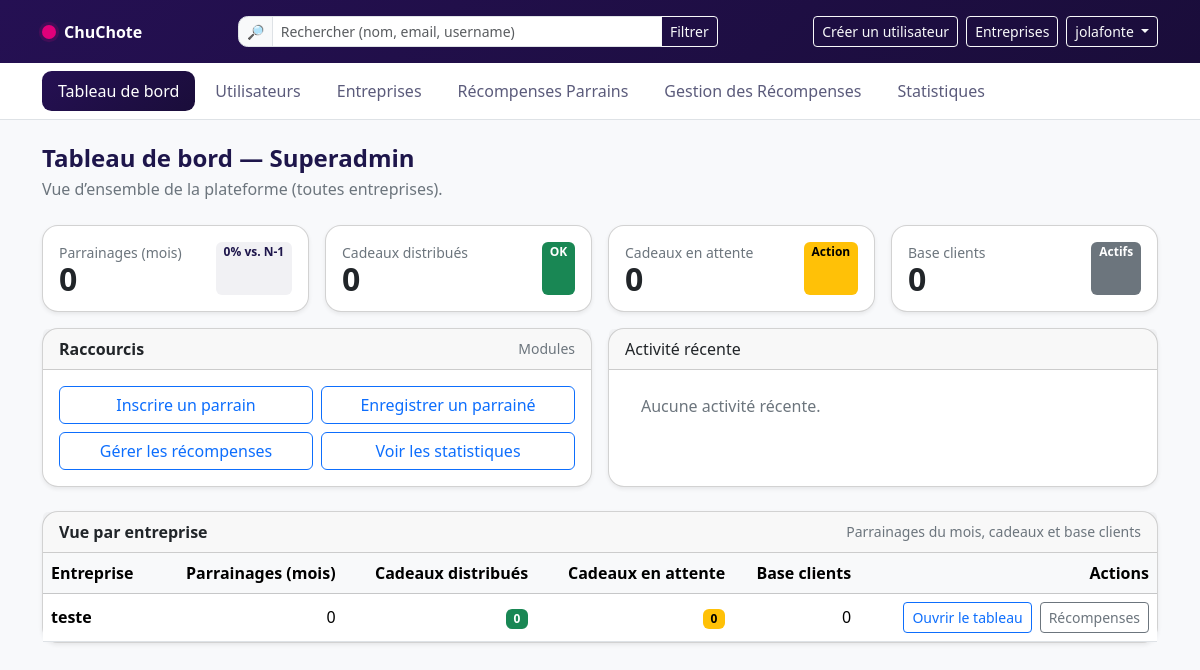
/dashboard/superadmin/ (signed in), run on the app's committed database.
### accounts/models.py (models this page shows, shortened)
class User(AbstractUser, PermissionsMixin):
    class Profile(models.TextChoices):
        SUPERADMIN = "superadmin", "Superadmin (plateforme)"
        ADMIN = "admin", "Admin d’entreprise"
        OPERATEUR = "operateur", "Opérateur"
        CLIENT = "client", "Client (V1: non utilisable)"
    profile = models.CharField(
        max_length=20,
        choices=Profile.choices,
        default=Profile.CLIENT,
    )
    company = models.ForeignKey(
        Company, on_delete=models.SET_NULL, null=True, blank=True, related_name="users"
    )
    def is_superadmin(self) -> bool:
        return self.profile == self.Profile.SUPERADMIN

class Company(models.Model):
    name = models.CharField(max_length=150, unique=True)
    slug = models.SlugField(max_length=160, unique=True, blank=True)
    is_active = models.BooleanField(default=True)
    slogan = models.CharField(max_length=255, blank=True)
    primary_color = models.CharField(
        max_length=7, default="#ec4899", validators=[hex_color_validator]
    )
    secondary_color = models.CharField(
        max_length=7, default="#000000", validators=[hex_color_validator]
    )
    logo = models.ImageField(upload_to="company_logos/", blank=True, null=True)
    class Meta:
        verbose_name = "Entreprise"
        verbose_name_plural = "Entreprises"

### dashboard/views.py (the view)
# urls.py: path("superadmin/", views.superadmin_home, name="superadmin_home"),
@login_required
def superadmin_home(request):
    if not _is_superadmin(request.user):
        raise PermissionDenied("Réservé au Superadmin.")
    companies = Company.objects.all().order_by("name")
    totals = {"referrals_month": 0, "rewards_sent": 0, "rewards_pending": 0, "clients": 0}
    rows = []
    for c in companies:
        k = _kpis_for_company(c)
        rows.append(
            {
                "company": c,
                "referrals_month": k["referrals_month"],
                "rewards_sent": k["rewards_sent"],
                "rewards_pending": k["rewards_pending"],
                "clients": k["clients"],
            }
        )
        totals["referrals_month"] += k["referrals_month"]
        totals["rewards_sent"] += k["rewards_sent"]
        totals["rewards_pending"] += k["rewards_pending"]
        totals["clients"] += k["clients"]
    events = []  # (optionnel) activité globale
    return render(
        request,
        "dashboard/superadmin_home.html",
        {"kpi": totals, "events": events, "rows": rows},
    )

### dashboard/views.py (called while the page is built)
def _is_superadmin(u) -> bool:
    return hasattr(u, "is_superadmin") and u.is_superadmin()

def _month_bounds(now=None):
    now = now or timezone.now()
    month_start = now.replace(day=1, hour=0, minute=0, second=0, microsecond=0)
    prev_month_end = month_start
    if month_start.month == 1:
        prev_month_start = month_start.replace(year=month_start.year - 1, month=12)
    else:
        prev_month_start = month_start.replace(month=month_start.month - 1)
    return month_start, prev_month_start, prev_month_end

def _kpis_for_company(company: Company):
    now = timezone.now()
    month_start, prev_month_start, prev_month_end = _month_bounds(now)
    referrals_this_month = Referral.objects.filter(
        company=company, created_at__gte=month_start
    ).count()
    prev_referrals = Referral.objects.filter(
        company=company, created_at__gte=prev_month_start, created_at__lt=prev_month_end
    ).count()
    delta_pct = 0
    if prev_referrals:
        delta_pct = round((referrals_this_month - prev_referrals) * 100 / prev_referrals)
    return {
        "referrals_month": referrals_this_month,
        "referrals_delta_pct": delta_pct,
        "rewards_sent": Reward.objects.filter(company=company, state="SENT").count(),
        "rewards_pending": Reward.objects.filter(company=company, state="PENDING").count(),
        "clients": Client.objects.filter(company=company).count(),
    }

### templates/dashboard/superadmin_home.html (shortened to what this page needs)
{% extends "base_dashboard.html" %}
{% block body_data_page %}dashboard{% endblock %}
{% block nav_dashboard_active %}active{% endblock %}
{% block content %}
<header class="mb-4">
  <h1 class="h4 section-title mb-1">Tableau de bord — Superadmin</h1>
  <div class="text-secondary">Vue d’ensemble de la plateforme (toutes entreprises).</div>
</header>
<div class="row g-3 mb-3">
  <div class="col-12 col-md-6 col-xl-3">
    <div class="card h-100 shadow-sm"><div class="card-body">
      <div class="d-flex justify-content-between">
        <div>
          <div class="text-secondary small">Parrainages (mois)</div>
          <div class="stat-num">{{ kpi.referrals_month|default:0 }}</div>
        </div>
        <span class="badge badge-soft">
          {% if kpi.referrals_delta_pct > 0 %}+{% endif %}{{ kpi.referrals_delta_pct|default:0 }}% vs. N-1
        </span>
      </div>
    </div></div>
  </div>
  <div class="col-12 col-md-6 col-xl-3">
    <div class="card h-100 shadow-sm"><div class="card-body">
      <div class="d-flex justify-content-between">
        <div>
          <div class="text-secondary small">Cadeaux distribués</div>
          <div class="stat-num">{{ kpi.rewards_sent|default:0 }}</div>
        </div>
        <span class="badge text-bg-success">OK</span>
      </div>
    </div></div>
  </div>
  <div class="col-12 col-md-6 col-xl-3">
    <div class="card h-100 shadow-sm"><div class="card-body">
      <div class="d-flex justify-content-between">
        <div>
          <div class="text-secondary small">Cadeaux en attente</div>
          <div class="stat-num">{{ kpi.rewards_pending|default:0 }}</div>
        </div>
        <span class="badge text-bg-warning">Action</span>
      </div>
    </div></div>
  </div>
  <div class="col-12 col-md-6 col-xl-3">
    <div class="card h-100 shadow-sm"><div class="card-body">
      <div class="d-flex justify-content-between">
        <div>
          <div class="text-secondary small">Base clients</div>
          <div class="stat-num">{{ kpi.clients|default:0 }}</div>
        </div>
        <span class="badge text-bg-secondary">Actifs</span>
      </div>
    </div></div>
  </div>
</div>
<div class="row g-3">
  <div class="col-lg-6">
    <div class="card shadow-sm h-100">
      <div class="card-header d-flex justify-content-between align-items-center">
        <div class="fw-semibold">Raccourcis</div>
        <small class="text-secondary">Modules</small>
      </div>
      <div class="card-body">
        <div class="row g-2">
          <div class="col-6 d-grid">
            <a class="btn btn-outline-primary" href="{% url 'dashboard:referrer_create' %}">Inscrire un parrain</a>
          </div>
          <div class="col-6 d-grid">
            <a class="btn btn-outline-primary" href="{% url 'dashboard:referral_create' %}">Enregistrer un parrainé</a>
          </div>
          <div class="col-6 d-grid">
            <a class="btn btn-outline-primary" href="{% url 'dashboard:superadmin_rewards' %}">Gérer les récompenses</a>
          </div>
          <div class="col-6 d-grid">
            <a class="btn btn-outline-primary" href="{% url 'dashboard:superadmin_stats' %}">Voir les statistiques</a>
          </div>
        </div>
      </div>
    </div>
  </div>
  <div class="col-lg-6">
    <div class="card shadow-sm h-100">
      <div class="card-header">Activité récente</div>
      <div class="card-body">
        <ul class="list-group list-group-flush">
          {% if events %}
            {% for ev in events %}
              <li class="list-group-item d-flex justify-content-between align-items-start">
                <div class="ms-2 me-auto">
                  <div class="fw-semibold">{{ ev.icon }} {{ ev.title|default:"" }}</div>
                  {{ ev.text|default:"" }}
                </div>
                {% if ev.badge %}<span class="badge text-bg-secondary rounded-pill">{{ ev.badge }}</span>{% endif %}
              </li>
            {% endfor %}
          {% else %}
            <li class="list-group-item text-secondary">Aucune activité récente.</li>
          {% endif %}
        </ul>
      </div>
    </div>
  </div>
</div>
<div class="card shadow-sm mt-4">
  <div class="card-header d-flex justify-content-between align-items-center">
    <div class="fw-semibold">Vue par entreprise</div>
    <small class="text-secondary">Parrainages du mois, cadeaux et base clients</small>
  </div>
  <div class="card-body p-0">
    <div class="table-responsive">
      <table class="table align-middle mb-0">
        <thead class="table-light">
          <tr>
            <th>Entreprise</th>
            <th class="text-end">Parrainages (mois)</th>
            <th class="text-end">Cadeaux distribués</th>
            <th class="text-end">Cadeaux en attente</th>
            <th class="text-end">Base clients</th>
            <th class="text-end">Actions</th>
          </tr>
        </thead>
        <tbody>
          {% for r in rows %}
            <tr>
              <td class="fw-semibold">{{ r.company.name }}</td>
              <td class="text-end">{{ r.referrals_month }}</td>
              <td class="text-end"><span class="badge text-bg-success">{{ r.rewards_sent }}</span></td>
              <td class="text-end"><span class="badge text-bg-warning">{{ r.rewards_pending }}</span></td>
              <td class="text-end">{{ r.clients }}</td>
              <td class="text-end">
                <div class="d-inline-flex gap-2">
                  <a class="btn btn-sm btn-outline-primary"
                     href="{% url 'dashboard:company_home' %}?company={{ r.company.id }}">
                    Ouvrir le tableau
                  </a>
                  <a class="btn btn-sm btn-outline-secondary"
                     href="{% url 'rewards:history_company' %}?company={{ r.company.id }}">
                    Récompenses
                  </a>
                </div>
              </td>
            </tr>
          {% empty %}
            <tr>
              <td colspan="6" class="text-secondary p-3">Aucune entreprise.</td>
            </tr>
          {% endfor %}
        </tbody>
      </table>
    </div>
  </div>
</div>
{% endblock %}

### templates/base_dashboard.html (shortened to what this page needs)
{% load static %}
<!doctype html>
<html lang="fr">
<head>
  <link rel="stylesheet" href="{% static 'bootstrap/css/bootstrap.min.css' %}">
  <link rel="stylesheet" href="{% static 'css/app.css' %}">
</head>
<body data-page="{% block body_data_page %}{% endblock %}">
  <header class="topbar border-bottom sticky-top">
    <div class="topbar-gradient">
      <div class="container py-3">
        <div class="d-flex align-items-center justify-content-between gap-3">
          <a class="navbar-brand d-flex align-items-center gap-2 text-white text-decoration-none"
             href="{% url 'dashboard:root' %}">
            <span class="brand-dot"></span>
            <span class="fw-bold">ChuChote</span>
          </a>
          <form class="d-none d-md-flex" role="search" method="get" action="" style="min-width: 480px;">
            <div class="input-group input-group-sm">
              <span class="input-group-text">🔎</span>
              <input class="form-control"
                     type="search"
                     name="q"
                     value="{{ current_q|default:'' }}"
                     placeholder="Rechercher (nom, email, username)"
                     aria-label="Search">
              <button class="btn btn-outline-light" type="submit">Filtrer</button>
            </div>
          </form>
          <div class="d-flex align-items-center gap-2">
            <a class="btn btn-sm btn-outline-light" href="{% url 'accounts:user_create' %}">Créer un utilisateur</a>
            {% if request.user.profile == 'superadmin' %}
              <a class="btn btn-sm btn-outline-light" href="{% url 'accounts:company_list' %}">
                Entreprises
              </a>
            {% endif %}
            <div class="dropdown">
              <button class="btn btn-sm btn-outline-light dropdown-toggle" data-bs-toggle="dropdown">
                {{ request.user.get_username|default:"Compte" }}
              </button>
            </div>
          </div>
        </div>
      </div>
    </div>
    <div class="topbar-nav bg-white">
      <div class="container">
        <ul class="nav nav-pills gap-1 py-2" id="mainNav">
          <li class="nav-item">
            <a class="nav-link {% block nav_dashboard_active %}{% endblock %}"
               href="{% url 'dashboard:root' %}">
              Tableau de bord
            </a>
          </li>
          <li class="nav-item">
            <a class="nav-link {% block nav_users_active %}{% endblock %}"
               href="{% url 'accounts:user_list' %}">
              Utilisateurs
            </a>
          </li>
          {% if request.user.profile == 'superadmin' %}
            <li class="nav-item">
              <a class="nav-link {% block nav_companies_active %}{% endblock %}"
                 href="{% url 'accounts:company_list' %}">
                Entreprises
              </a>
            </li>
          {% endif %}
          <li class="nav-item">
            <a class="nav-link {% block nav_clients_active %}{% endblock %}"
               href="{% url 'dashboard:clients_list' %}">
              Récompenses Parrains
            </a>
          </li>
          <li class="nav-item">
            <a class="nav-link {% block nav_rewards_active %}{% endblock %}"
               href="{% url 'rewards:list' %}">
              Gestion des Récompenses
            </a>
          </li>
          <li class="nav-item">
            <a class="nav-link {% block nav_stats_active %}{% endblock %}" href="{% url 'rewards:stats' %}">
              Statistiques
            </a>
          </li>
        </ul>
      </div>
    </div>
  </header>
  <main class="container my-4">
    {% block content %}{% endblock %}
  </main>
</body>
</html>

### static/css/app.css (style rules this page uses)
:root { --brand-primary:#E1007A; --brand-gradient-start:#251053; --brand-gradient-end:#1A0D3A; --brand-ink:#1E164B; }
body { background-color:#f8f9fb }
.topbar-gradient { background: linear-gradient(140deg, var(--brand-gradient-start) 0%, var(--brand-gradient-end) 100%); }
.navbar-brand .brand-dot { width: 14px; height:14px; display:inline-block; border-radius:50%; background: var(--brand-primary); box-shadow: 0 0 0 .2rem rgba(225,0,122,.15); }
.topbar .form-control { border-radius:.6rem; }
.topbar .input-group-text { border-radius:.6rem 0 0 .6rem; }
.topbar-nav .nav-link { color:#5b5b7b; border-radius:.6rem; }
.topbar-nav .nav-link.active, .topbar-nav .nav-link:hover { color:#fff; background: linear-gradient(140deg, var(--brand-gradient-start) 0%, var(--brand-gradient-end) 100%); }
.section-title { color: var(--brand-ink); font-weight:800; }
.card { border-radius:1rem; }
.stat-num { font-weight:800; font-size:2rem; }
.badge-soft { background-color: rgba(30,22,75,.06); color: var(--brand-ink); }
.table thead th { white-space:nowrap }
.card .stat-num { line-height: 1; }

### data on the page
User: user.get_username "jolafonte"
Company: company.name "teste", referrals_month "0", rewards_sent "0", rewards_pending "0", clients "0"

### other printed values
{{ kpi.referrals_month|default:0 }} "0"
{{ kpi.referrals_delta_pct|default:0 }} "0"
{{ kpi.rewards_sent|default:0 }} "0"
{{ kpi.rewards_pending|default:0 }} "0"
{{ kpi.clients|default:0 }} "0"
